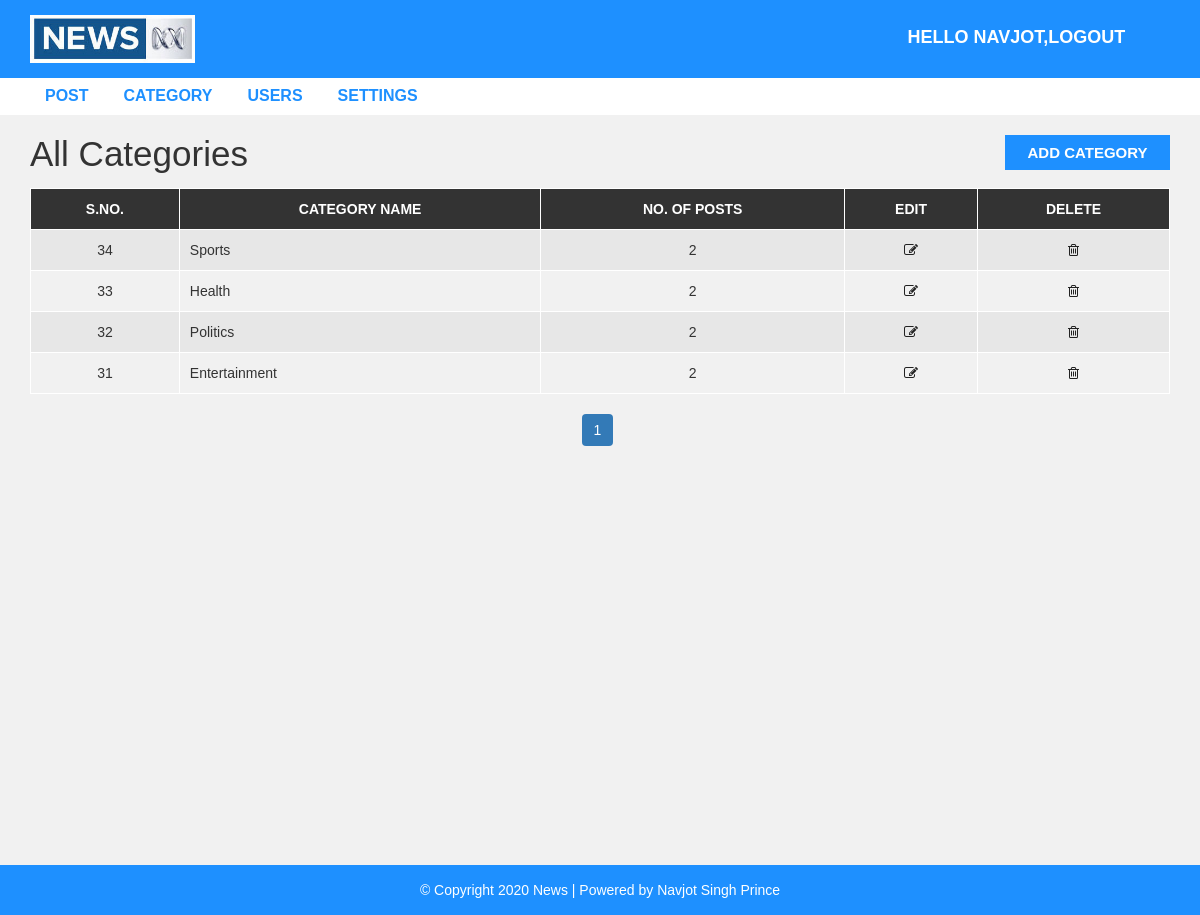
Screenshot of /admin/category.php (signed in) with the database file from the repository.
### tables this page shows
CREATE TABLE `category` (
  `category_id` int(11) NOT NULL,
  `category_name` varchar(100) NOT NULL,
  `post` int(11) NOT NULL DEFAULT 0
);

### admin/category.php (the view, shortened to what this page needs)
<?php include "header.php";
 ?>
<div id="admin-content">
    <div class="container">
        <div class="row">
            <div class="col-md-10">
                <h1 class="admin-heading">All Categories</h1>
            </div>
            <div class="col-md-2">
                <a class="add-new" href="add-category.php">add category</a>
            </div>
            <div class="col-md-12">
              <?php
                include "config.php";
                $limit=5;
                if(isset($_GET["page"])){
                  $page=$_GET["page"];
                }else{
                    $page=1;
                }
                $offset=($page-1) * $limit;
                $sql="SELECT * FROM  category  ORDER BY category_id DESC LIMIT {$offset}, {$limit}";
                $result=mysqli_query($conn,$sql) or die("Query failed ");
                if(mysqli_num_rows($result) > 0 ){
               ?>
                <table class="content-table">
                    <thead>
                        <th>S.No.</th>
                        <th>Category Name</th>
                        <th>No. of Posts</th>
                        <th>Edit</th>
                        <th>Delete</th>
                    </thead>
                    <tbody>
                      <?php
                       while($row = mysqli_fetch_assoc($result)) {
                       ?>
                        <tr>
                            <td class='id'><?php echo $row["category_id"]; ?></td>
                            <td><?php echo $row["category_name"]; ?></td>
                            <td><?php echo $row["post"]; ?></td>
                            <td class='edit'><a href='update-category.php?id=<?php echo $row["category_id"];?>'> <i class='fa fa-edit'></i></a></td>
                            <td class='delete'><a href='delete-category.php?id=<?php echo $row["category_id"];?>'> <i class='fa fa-trash-o'></i></a></td>
                        </tr>
                      <?php
                      }
                    } ?>
                    </tbody>
                </table>
                <?php
                $sql1="SELECT * FROM category";
                $result1=mysqli_query($conn,$sql1) or die("Query Failed");
                if(mysqli_num_rows($result1) >0 ){
                  $total_records=mysqli_num_rows($result1);
                  $total_pages= ceil ($total_records / $limit);
                  echo "<ul class='pagination admin-pagination'>";
                    for ($i=1; $i<=$total_pages; $i++) {
                      if($i==$page){
                        $active="active";
                      }else{
                        $active="";
                      }
                      echo'<li class="'.$active.'"><a href="category.php?page='.$i.'">'.$i.'</a></li>';
                    }
                    echo "</ul>";
                  }
                 ?>
            </div>
        </div>
    </div>
</div>
<?php include "footer.php"; ?>

### css/style.css (style rules this page uses)
body { background: #f1f1f1; font-family: sans-serif,arial,Helvetica; }
a, a:hover, a:focus { text-decoration: none; outline: none; }
ul { margin:0; padding:0; list-style:none; }
#admin-content { padding: 20px 0; min-height: 750px; }
#admin-content .admin-heading { font-size: 35px; margin: 0 0 15px; }
#admin-content .add-new { color: #fff; background-color: #1E90FF; font-size: 15px; font-weight: 600; text-align: center; text-transform: uppercase; padding: 7px 10px; display: block; transition: all 0.3s; }
#admin-content .content-table { border: 1px solid #000; width: 100%; margin: 0 0 20px; }
#admin-content .content-table thead { color: #fff; background-color: #333; }
#admin-content .content-table th { padding: 10px; border: 1px solid #fff; font-weight: 600; text-align: center; text-transform: uppercase; }
#admin-content .content-table tbody { color: #333; }
#admin-content .content-table tbody tr { background-color: #e7e7e7; }
#admin-content .content-table tbody tr:nth-child(even) { background-color: transparent; }
#admin-content .content-table tbody td { padding: 10px; border: 1px solid #fff; text-align: center; }
#admin-content .content-table tbody td:nth-child(2) { text-align: left; }
#admin-content .admin-pagination { margin: 0; }
#admin-content .admin-pagination li a { display: block; }
.id, .edit, .delete { text-align:center; }
.pagination { display: block; text-align: center; margin: 0; }
.pagination li { display:inline-block; margin: 0 5px 0 0; }
.pagination li a { border: none; background: #1e90ff; color: #fff; }
i.fa { color:#222; }

### rows the page displays
category: category_id "34", category_name "Sports", post "2"
category: category_id "33", category_name "Health", post "2"
category: category_id "32", category_name "Politics", post "2"
category: category_id "31", category_name "Entertainment", post "2"

### other values shown
$_SESSION["username"] "NAVJOT"
